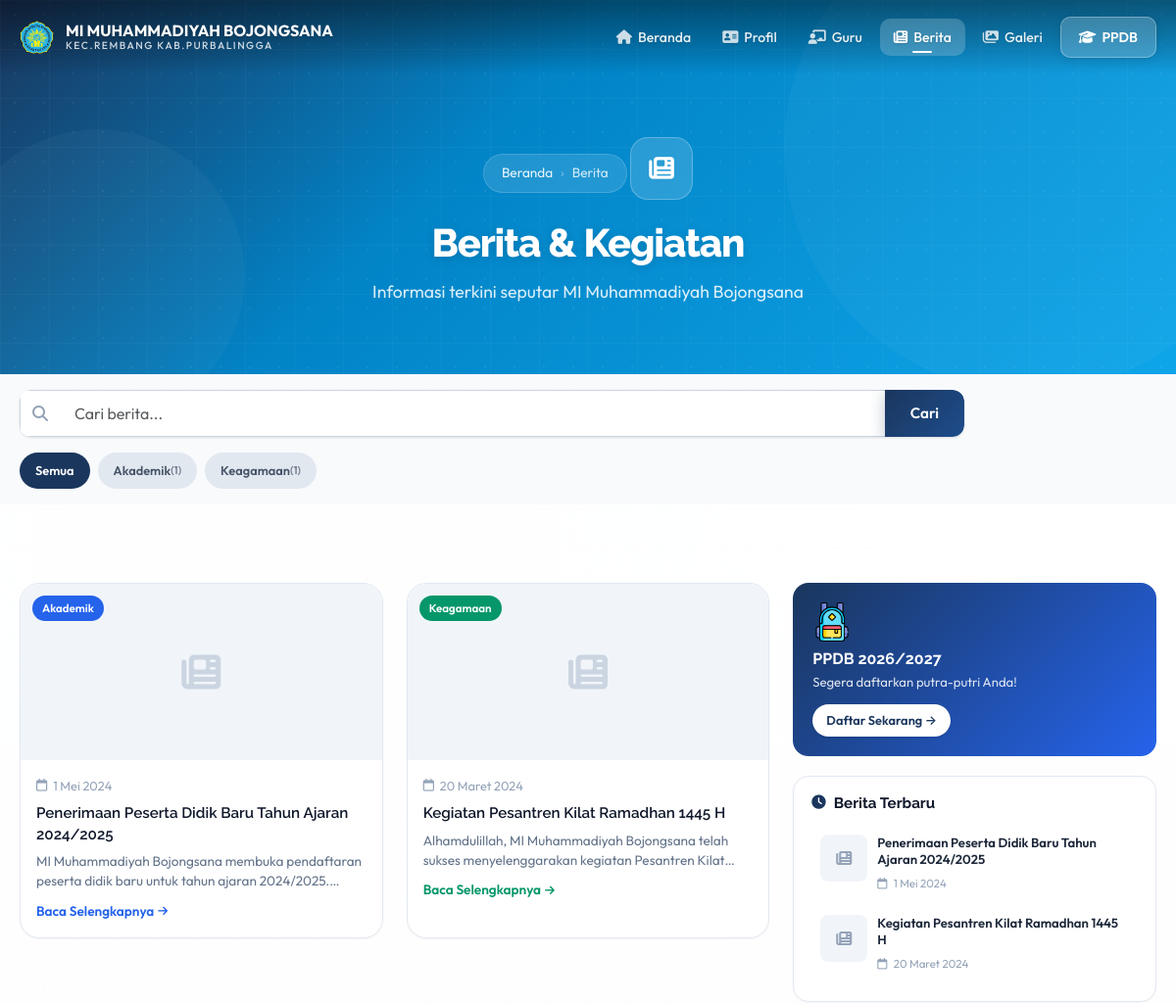
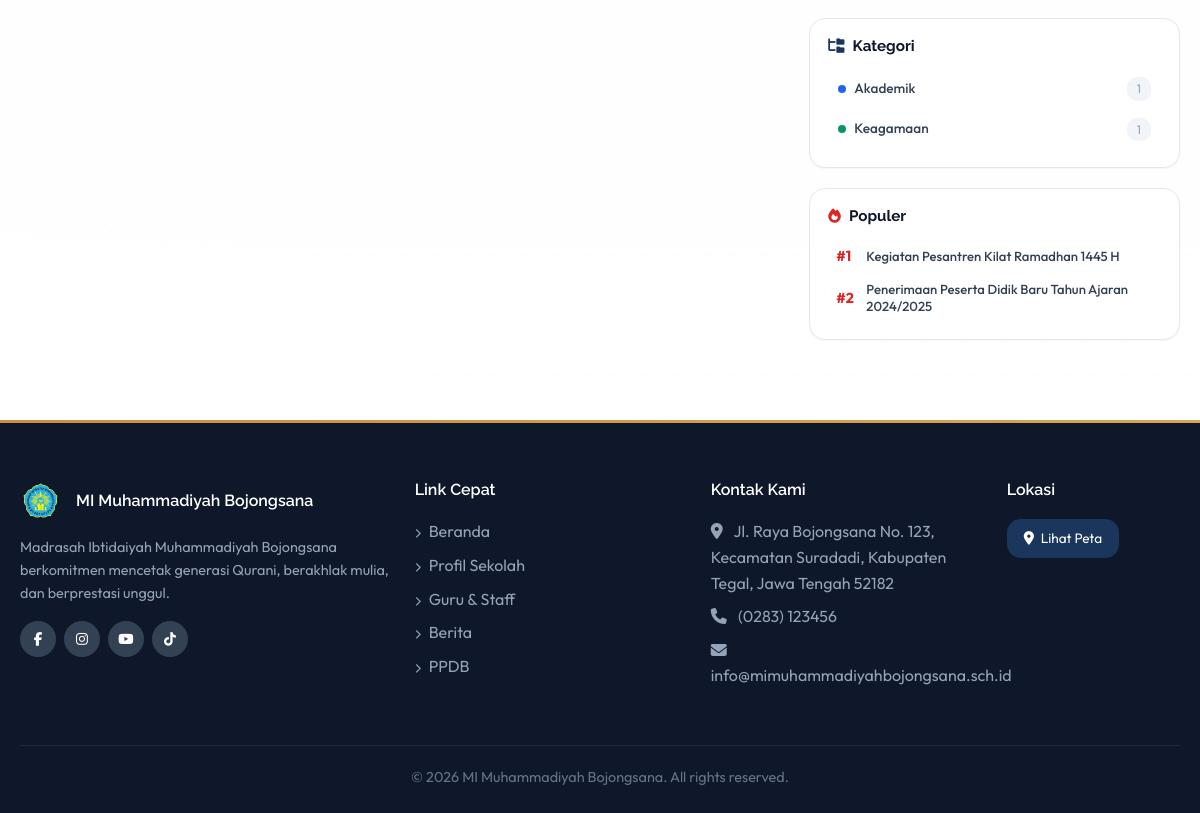
Page /berita.php on the committed database (2 pictures, top to bottom).
### tables this page shows
CREATE TABLE `berita` (
  `id` int(11) NOT NULL AUTO_INCREMENT,
  `judul` varchar(255) NOT NULL,
  `isi` text NOT NULL,
  `gambar` varchar(255) DEFAULT NULL,
  `tanggal` date NOT NULL,
  `kategori` varchar(50) DEFAULT 'Umum',
  `status` enum('draft','published') DEFAULT 'draft',
  `created_at` timestamp NOT NULL DEFAULT current_timestamp(),
  `updated_at` timestamp NOT NULL DEFAULT current_timestamp() ON UPDATE current_timestamp(),
  PRIMARY KEY (`id`)
);

CREATE TABLE `pengaturan` (
  `id` int(11) NOT NULL AUTO_INCREMENT,
  `key` varchar(50) NOT NULL,
  `value` text DEFAULT NULL,
  `created_at` timestamp NOT NULL DEFAULT current_timestamp(),
  `updated_at` timestamp NOT NULL DEFAULT current_timestamp() ON UPDATE current_timestamp(),
  PRIMARY KEY (`id`),
  UNIQUE KEY `key` (`key`)
);

### berita.php (the view, shortened to what the rows shown need)
<?php
require_once 'config/database.php';
require_once 'includes/header.php';
try {
    $pdo = getConnection();
    $page = isset($_GET['page']) ? max(1, (int)$_GET['page']) : 1;
    $limit = 6;
    $offset = ($page - 1) * $limit;
    $where = "WHERE status = 'published'";
    $params = [];
    $query_params = array_merge($params, [$limit, $offset]);
    $stmt = $pdo->prepare("SELECT id, judul, isi, gambar, tanggal, kategori, created_at FROM berita $where ORDER BY tanggal DESC LIMIT ? OFFSET ?");
    $stmt->execute($query_params);
    $berita_list = $stmt->fetchAll();
    $stmt = $pdo->query("SELECT id, judul, gambar, tanggal, kategori FROM berita WHERE status = 'published' ORDER BY tanggal DESC LIMIT 5");
    $recent_posts = $stmt->fetchAll();
    $stmt = $pdo->query("SELECT id, judul, tanggal FROM berita WHERE status = 'published' ORDER BY RAND() LIMIT 4");
    $popular = $stmt->fetchAll();
} catch (PDOException $e) {
    $berita_list = [];
    $recent_posts = [];
    $kategori_list = [];
    $popular = [];
    $total = 0;
    $total_pages = 0;
}
$kategori_colors = [
    'Akademik' => '#2563eb',
    'Keagamaan' => '#059669',
    'Olahraga' => '#dc2626',
    'Seni' => '#7c3aed',
    'Umum' => '#c8903e',
    'Pengumuman' => '#0284c7',
    'Prestasi' => '#d97706',
];
?>
<section class="page-header-modern page-header-berita">
    <div class="container">
        <h1 class="header-title" data-aos="fade-up" data-aos-delay="200">Berita & Kegiatan</h1>
    </div>
</section>
<section class="section-modern section-white">
    <div class="container">
        <div class="row g-4">
            <div class="col-lg-8">
                <?php if (!empty($berita_list)): ?>
                <div class="row g-4">
                    <?php foreach ($berita_list as $index => $berita):
                        $kat_color = $kategori_colors[$berita['kategori']] ?? '#64748b';
                    ?>
                    <div class="col-md-6" data-aos="fade-up" data-aos-delay="<?php echo ($index % 2) * 100; ?>">
                        <div class="card-modern h-100">
                            <div style="position: relative; height: 180px; overflow: hidden;">
                                <?php if ($berita['gambar']): ?>
                                <img src="uploads/berita/<?php echo h($berita['gambar']); ?>"
                                     alt="<?php echo h($berita['judul']); ?>"
                                     style="width: 100%; height: 100%; object-fit: cover; transition: transform 0.5s ease;"
                                     onmouseover="this.style.transform='scale(1.05)'"
                                     onmouseout="this.style.transform='scale(1)'"
                                     onerror="this.style.display='none'; this.nextElementSibling.style.display='flex';">
                                <div style="display: none; width: 100%; height: 100%; background: var(--gray-100); align-items: center; justify-content: center; font-size: 2.5rem; color: var(--gray-300);">
                                    <i class="fa-solid fa-newspaper"></i>
                                </div>
                                <?php else: ?>
                                <div style="width: 100%; height: 100%; background: var(--gray-100); display: flex; align-items: center; justify-content: center; font-size: 2.5rem; color: var(--gray-300);">
                                    <i class="fa-solid fa-newspaper"></i>
                                </div>
                                <?php endif; ?>
                                <span class="badge-modern" style="position: absolute; top: 12px; left: 12px; background: <?php echo $kat_color; ?>; color: white; font-size: 0.72rem; padding: 4px 10px;">
                                    <?php echo h($berita['kategori'] ?? 'Umum'); ?>
                                </span>
                            </div>
                            <div class="card-body d-flex flex-column" style="padding: 16px;">
                                <div style="display: flex; align-items: center; gap: 6px; margin-bottom: 8px;">
                                    <i class="fa-regular fa-calendar" style="color: var(--gray-400); font-size: 0.8rem;"></i>
                                    <small style="color: var(--gray-400); font-size: 0.8rem;"><?php echo formatTanggal($berita['tanggal']); ?></small>
                                </div>
                                <h5 style="font-size: 0.95rem; font-weight: 600; margin-bottom: 6px; line-height: 1.4; display: -webkit-box; -webkit-line-clamp: 2; -webkit-box-orient: vertical; overflow: hidden;">
                                    <a href="detail-berita.php?id=<?php echo $berita['id']; ?>" style="color: var(--gray-900); text-decoration: none;">
                                        <?php echo h($berita['judul']); ?>
                                    </a>
                                </h5>
                                <p style="color: var(--gray-500); font-size: 0.85rem; line-height: 1.5; margin-bottom: 10px; display: -webkit-box; -webkit-line-clamp: 2; -webkit-box-orient: vertical; overflow: hidden; flex: 1;">
                                    <?php echo substr(strip_tags($berita['isi']), 0, 100); ?>...
                                </p>
                                <a href="detail-berita.php?id=<?php echo $berita['id']; ?>"
                                   style="display: inline-flex; align-items: center; gap: 4px; color: <?php echo $kat_color; ?>; font-weight: 600; font-size: 0.85rem; text-decoration: none; margin-top: auto;">
                                    Baca Selengkapnya <i class="fa-solid fa-arrow-right" style="font-size: 0.7rem;"></i>
                                </a>
                            </div>
                        </div>
                    </div>
                    <?php endforeach; ?>
                </div>
                <?php endif; ?>
            </div>
            <div class="col-lg-4">
                <div class="sidebar-berita">
                    <div class="sidebar-card">
                        <div class="sidebar-card-body">
                            <?php if (!empty($recent_posts)): ?>
                            <div class="d-flex flex-column" style="gap: 2px;">
                                <?php foreach ($recent_posts as $recent): ?>
                                <a href="detail-berita.php?id=<?php echo $recent['id']; ?>" class="recent-post-item">
                                    <?php if ($recent['gambar']): ?>
                                    <img src="uploads/berita/<?php echo h($recent['gambar']); ?>"
                                         alt="<?php echo h($recent['judul']); ?>"
                                         class="recent-post-thumb"
                                         onerror="this.style.display='none'; this.nextElementSibling.style.display='flex';">
                                    <div class="recent-post-thumb-placeholder" style="display: none;">
                                        <i class="fa-solid fa-newspaper"></i>
                                    </div>
                                    <?php else: ?>
                                    <div class="recent-post-thumb-placeholder">
                                        <i class="fa-solid fa-newspaper"></i>
                                    </div>
                                    <?php endif; ?>
                                    <div class="recent-post-info">
                                        <p class="post-title"><?php echo h($recent['judul']); ?></p>
                                        <span class="post-date">
                                            <i class="fa-regular fa-calendar me-1"></i> <?php echo formatTanggal($recent['tanggal']); ?>
                                        </span>
                                    </div>
                                </a>
                                <?php endforeach; ?>
                            </div>
                            <?php else: ?>
                            <p style="color: var(--gray-400); font-size: 0.85rem; text-align: center; padding: 10px 0;">Belum ada berita</p>
                            <?php endif; ?>
                        </div>
                    </div>
                    <?php if (!empty($popular)): ?>
                    <div class="sidebar-card">
                        <div class="sidebar-card-body">
                            <div class="d-flex flex-column" style="gap: 1px;">
                                <?php foreach ($popular as $i => $pop): ?>
                                <a href="detail-berita.php?id=<?php echo $pop['id']; ?>" class="popular-item">
                                    <span class="pop-rank" style="color: <?php echo $i < 3 ? '#dc2626' : 'var(--gray-400)'; ?>;">#<?php echo $i + 1; ?></span>
                                    <span class="pop-title"><?php echo h($pop['judul']); ?></span>
                                </a>
                                <?php endforeach; ?>
                            </div>
                        </div>
                    </div>
                    <?php endif; ?>
                </div>
            </div>
        </div>
    </div>
</section>
<?php require_once 'includes/footer.php'; ?>

### includes/footer.php (shortened to what the rows shown need)
</main>
<footer class="footer-modern" id="kontak">
    <div class="container">
        <div class="row g-4">
            <div class="col-lg-3 col-md-6">
                <ul class="list-unstyled">
                    <li class="mb-2"><i class="fa-solid fa-location-dot me-2"></i>
                        <?php echo h(getPengaturan('alamat')); ?></li>
                    <li class="mb-2"><i class="fa-solid fa-phone me-2"></i> <?php echo h(getPengaturan('telepon')); ?>
                    </li>
                    <li class="mb-2"><i class="fa-solid fa-envelope me-2"></i> <?php echo h(getPengaturan('email')); ?>
                    </li>
                </ul>
            </div>
        </div>
    </div>
</footer>
</body>
</html>

### rows in the picture
berita: kategori "Akademik", tanggal "1 Mei 2024", judul "Penerimaan Peserta Didik Baru Tahun Ajaran 2024/2025", isi "MI Muhammadiyah Bojongsana membuka pendaftaran peserta didik baru untuk tahun ajaran…"
berita: kategori "Keagamaan", tanggal "20 Maret 2024", judul "Kegiatan Pesantren Kilat Ramadhan 1445 H", isi "Alhamdulillah, MI Muhammadiyah Bojongsana telah sukses menyelenggarakan kegiatan Pesantren…"
pengaturan: value "Jl. Raya Bojongsana No. 123, Kecamatan Suradadi, Kabupaten Tegal, Jawa Tengah 52182"
pengaturan: value "(0283) 123456"
pengaturan: value "info@mimuhammadiyahbojongsana.sch.id"

### other values in the picture
$kat['kategori'] "Akademik"
$kat['jumlah'] "1"
$kat['kategori'] "Keagamaan"
